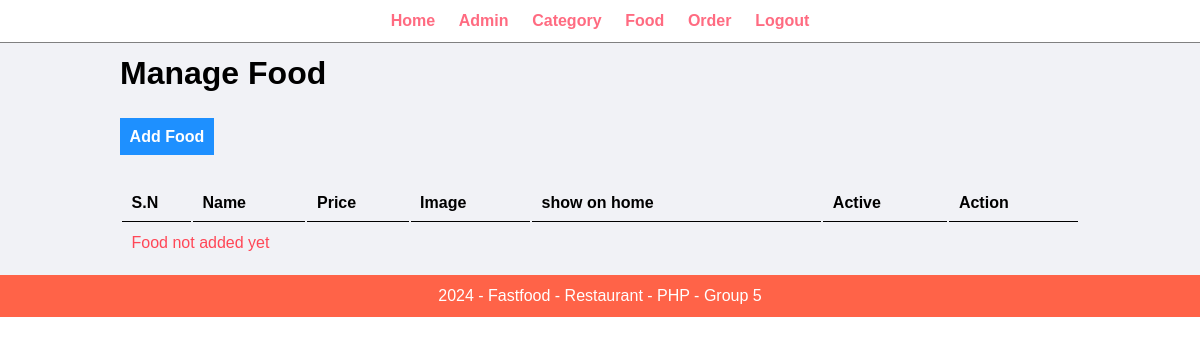
The app's page /admin/manage-food.php (signed in), older data.
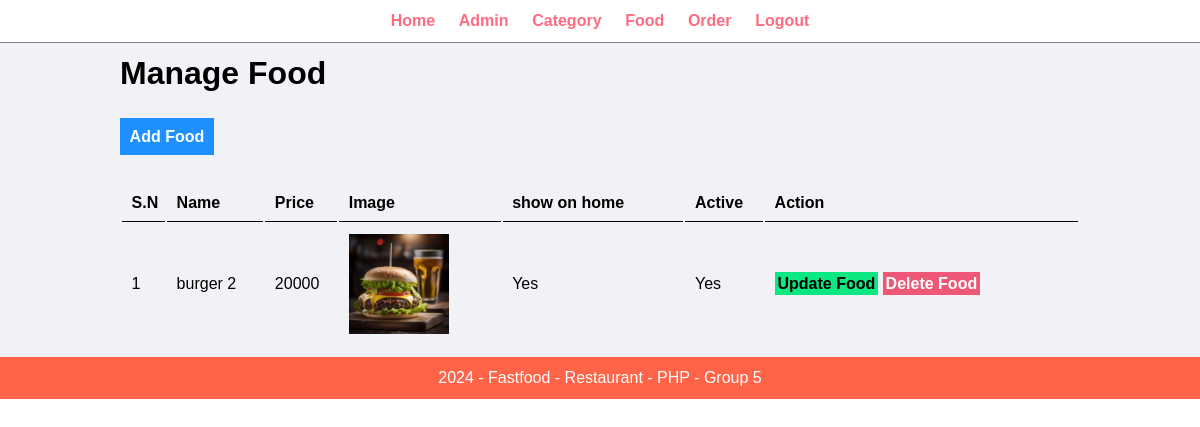
The same page, newer data.
### tables this page shows
CREATE TABLE `food` (
  `id` int(10) NOT NULL,
  `name` varchar(100) NOT NULL,
  `description` varchar(255) NOT NULL,
  `price` int(11) NOT NULL,
  `image` varchar(255) NOT NULL,
  `category_id` int(10) UNSIGNED NOT NULL,
  `show_on_home` varchar(10) NOT NULL,
  `active` varchar(10) NOT NULL
);

### admin/manage-food.php (the view, shortened to what this page needs)
<?php include('patials/menu.php'); ?>
        <div class="main-content">
            <div class="wrapper">
                <h1>Manage Food</h1>
                <br /><br />
                <a href="<?php echo SITEURL; ?>admin/add-food.php" class="btn-add">Add Food</a>
                <br /><br /><br />
                <table class="table-full">
                    <tr>
                        <th>S.N</th>
                        <th>Name</th>
                        <th>Price</th>
                        <th>Image</th>
                        <th>show on home</th>
                        <th>Active</th>
                        <th>Action</th>
                    </tr>
                    <?php
                        $sql = "SELECT * FROM food";
                        $res = mysqli_query($conn, $sql);
                        $count = mysqli_num_rows($res);
                        if($count > 0){
                            while($row=mysqli_fetch_assoc($res))
                            {
                                $id = $row['id'];
                                $name = $row['name'];
                                $price = $row['price'];
                                $image = $row['image'];
                                $show_on_home = $row['show_on_home'];
                                $active = $row['active'];
                                ?>
                                    <tr>
                                        <td>
                                            <?php
                                                echo $id;
                                            ?>
                                        </td>
                                        <td>
                                            <?php
                                                echo $name;
                                            ?>
                                        </td>
                                        <td>
                                            <?php
                                                echo $price;
                                            ?>
                                        </td>
                                        <td>
                                            <?php
                                                if($image=="")
                                                {
                                                    echo "<div class='error'>Image not added.</div>";
                                                }
                                                else
                                                {
                                                    ?>
                                                        <img src="<?php echo SITEURL; ?>images/food/<?php echo $image; ?>" width="100px">
                                                    <?php
                                                }
                                            ?>
                                        </td>
                                        <td>
                                            <?php
                                                echo $show_on_home;
                                            ?>
                                        </td>
                                        <td>
                                            <?php
                                                echo $active;
                                            ?>
                                        </td>
                                        <td>
                                            <a href="<?php echo SITEURL; ?>admin/update-food.php?id=<?php echo $id; ?>" class="btn-update">Update Food</a>
                                            <a href="<?php echo SITEURL; ?>admin/delete-food.php?id=<?php echo $id; ?>&image=<?php echo $image; ?>" class="btn-delete">Delete Food</a>
                                        </td>
                                    </tr>
                                <?php
                            }
                        }
                        else
                        {
                            echo "<tr>
                                <td colspan='7' class='error'>
                                    Food not added yet
                                </td>
                            </tr>";
                        }
                    ?>
                </table>
            </div>
        </div>
<?php include('patials/footer.php'); ?>

### admin/patials/menu.php (shortened to what this page needs)
<html>
    <head>
        <link rel="stylesheet" href="../css/admin.css">
    </head>
    <body>
        <div class="menu">
            <div class="wrapper">
                <ul class="ul">
                    <li><a href="index.php">Home</a></li>
                    <li><a href="manage-admin.php">Admin</a></li>
                    <li><a href="manage-category.php">Category</a></li>
                    <li><a href="manage-food.php">Food</a></li>
                    <li><a href="manage-order.php">Order</a></li>
                    <li><a href="logout.php">Logout</a></li>
                </ul>
            </div>
        </div>

### admin/patials/footer.php
        <div class="footer">
            <div class="wrapper">
                <p class="text-center">2024 - Fastfood - Restaurant - PHP - Group 5</p>
            </div>
        </div>
    </body>
</html>

### css/admin.css (style rules this page uses)
* { margin: 0; padding: 0; font-family: Arial, Helvetica, sans-serif; }
.wrapper { padding: 1%; width: 80%; margin: 0 auto; }
.text-center { text-align: center; }
.menu { text-align: center; border-bottom: 1px solid gray; }
.menu ul { list-style-type: none; }
.menu ul li { display: inline; padding: 1%; }
.menu ul li a { text-decoration: none; font-weight: bold; color: #ff6b81; }
.main-content { background-color: #f1f2f6; color: black; }
.btn-add { padding: 1%; background-color: #1e90ff; color: white; text-decoration: none; font-weight: bold; }
.btn-update { padding: 1%; background-color: #0be881; color: black; text-decoration: none; font-weight: bold; }
.btn-delete { padding: 1%; background-color: #ef5777; color: white; text-decoration: none; font-weight: bold; }
.table-full { width: 100%; }
table tr th { border-bottom: 1px solid black; padding: 1%; text-align: left; }
table tr td { padding: 1%; }
.footer { background-color: #ff6348; color: white; }
.error { color: #ff4757; }

Row changes from the older to the newer data that the page shows:
added food: id "1", name "burger 2", price "20000", image (picture), show_on_home "Yes", active "Yes"
Text that changed along with them:
text no longer shown: "Food not added yet"
